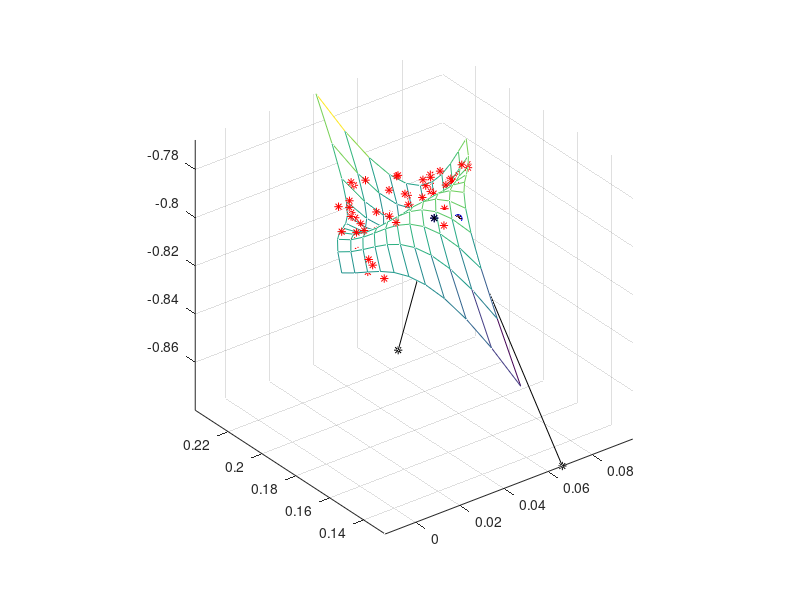

Reproduce this figure in MATLAB.
% surfD.m









% start
hold off;
del = 0.1; 









countX = 11;
countY = 11;
x = [0.007873102875208315,0.010971790082773006,0.014635521988228532,0.018669689873665945,0.022879685021176287,0.027070898712850594,0.03104872223077993,0.03461854685705532,0.037585763873767844,0.03975576456300851,0.040933940206868386,0.011162813303028856,0.014245624345904252,0.017952113522383423,0.022087672114557436,0.026457691404517328,0.030867562674354143,0.03512267720615894,0.03902842628202274,0.04239020118403663,0.04501339319429161,0.04670339359487876,0.014388112213194772,0.01738984510540641,0.02107388956693479,0.025245636879870956,0.029710478326305953,0.03427380518833083,0.03874100874803664,0.04291748028751441,0.04660861108885521,0.049619792434150066,0.05175641560549003,0.017635772308628624,0.020491225064202066,0.024087622824805196,0.02823035687252907,0.03272481848946473,0.03737639895770322,0.04199048955933559,0.046372481576452886,0.05032776629114616,0.05366173498550644,0.05617977894162479,0.020992566292252976,0.023636536925213773,0.027080085998917213,0.031128604795454345,0.03558748459691622,0.04026211668539388,0.044957892342978374,0.04948020285176074,0.05363443949383204,0.0572259935512833,0.060060256306205574,0.024545266866990392,0.0269125533913641,0.030138051792193404,0.034027153351569354,0.038385249351582995,0.043017731074325376,0.04772998980188754,0.052327416816360536,0.05661540339983541,0.0603993408344032,0.06348462040215497,0.028380646735763446,0.030406047165575614,0.03334829290755634,0.037012775243796654,0.04120488545638762,0.04573001482742027,0.05039355463898566,0.055000896173174836,0.05935743071207884,0.06326854953778872,0.06653964393239553,0.0325854786014947,0.03420379095077088,0.03679758204792857,0.04017224317505881,0.04413316561425265,0.04848574064760113,0.05303535955719531,0.05758741362512621,0.06194729413348491,0.06592039236436242,0.06931209959984982,0.037246535167106715,0.038392557449872466,0.04057269191623268,0.0435923298482784,0.047256862528100664,0.051371681237790526,0.05574217725943903,0.06017374187513723,0.06447176636697616,0.06844164201704687,0.07188876010744041,0.04245058913552206,0.043059119365802936,0.04476039521539123,0.047359807966377974,0.050662748900854225,0.05447460930091102,0.05860078044863942,0.06284665362613046,0.06701762011547518,0.07091907119876464,0.07435639815808989,0.048284413209663306,0.04829024940148486,0.04944746464832678,0.05156145023228011,0.05443759743543589,0.057881297539885176,0.06169794182771901,0.06569292158102844,0.06967162808190452,0.07343945261243828,0.07680178645472077];
y = [0.18112821809952187,0.1874637250747648,0.19242248490200387,0.19647866714403278,0.20010644136364542,0.2037799771236355,0.20797344398679685,0.21316101151592326,0.21981684927380854,0.22841512682324647,0.23943001372703085,0.1776547509389825,0.18402894063178538,0.18888352117699952,0.19269266213741876,0.19593053307583685,0.19907130355504765,0.2025891431378449,0.20695822138702238,0.21265270786537394,0.2201467721356933,0.22991458376077434,0.17433822423565054,0.18090996310130367,0.18581923081978324,0.18954019695388313,0.19254703106639706,0.19531390272011884,0.1983149814778423,0.2020244369023612,0.20691643855646932,0.2134651560029605,0.2221447588046285,0.17096721388145253,0.1778953683752462,0.18301818972228157,0.18680984748535237,0.18974451122725244,0.1922963505107756,0.19493953489871557,0.1981482339538662,0.20239661723902125,0.20815885431697453,0.21590911475051983,0.1673302957683149,0.17477373234553947,0.1802689737764209,0.18429018962375301,0.18731154945032957,0.18980722281894435,0.1922513792923912,0.19511818843346387,0.19888181980495617,0.2040164429696619,0.21099622749037483,0.16321604578816418,0.17133363090410997,0.17736015887412782,0.18176979926101153,0.18503672162755488,0.18763509553655167,0.19003909055079568,0.19272287623308074,0.19616062214620061,0.2008264978529491,0.20719467291611995,0.15841303983292687,0.1673636399428842,0.17408032090732878,0.17903725228905443,0.1827086036508549,0.185568544555524,0.18809124456585552,0.19075087324464327,0.19402160015468103,0.1983775948587626,0.20429302691968176,0.15270985379452945,0.16265233535378865,0.1702180357679503,0.1758811245998082,0.18011577141215612,0.18339614576778784,0.18619641722949723,0.18899075536007798,0.19225332972232398,0.19645830987902896,0.20207986539298672,0.14589506356489843,0.15698829302874984,0.16556187934791886,0.17208999208519932,0.17704680080338503,0.18090647506526975,0.18414318443364724,0.18723109847131136,0.1906443867410559,0.1948572188056746,0.2003437642279613,0.1377572450359603,0.1501600888596942,0.15990042753916095,0.16745243063715431,0.1732902677164681,0.17788810833989613,0.18172012207023214,0.1852604784702699,0.18898334710280332,0.19336289753062608,0.19887329931653203,0.12808497409964154,0.1419562987385483,0.1530222562336031,0.16175701614759969,0.1686347480433319,0.1741296214835935,0.17871580603117834,0.18286747124888014,0.18705878669949272,0.19176392194580988,0.1974570465506254];
z = [-0.803820347142879,-0.7990791916343619,-0.7974286371341995,-0.7978042405955866,-0.799141558971718,-0.8003761492157887,-0.8004435682809933,-0.7982793731205269,-0.7928191206875842,-0.78299836793536,-0.7677526718170493,-0.8034024627754243,-0.7985744700825558,-0.7971577832134559,-0.7980879591213196,-0.8003005547593416,-0.8027311270807168,-0.80431523303864,-0.8039884295863062,-0.8006862736769101,-0.7933443222636467,-0.7808981322997107,-0.8026322694629319,-0.7973608070496461,-0.795821355275543,-0.7969494710938174,-0.7996807114576642,-0.8029506333202782,-0.8056947936348542,-0.8068487493545872,-0.805348057432672,-0.8001282748223033,-0.7901249584766762,-0.8019843841766808,-0.7959128195069118,-0.7938939702917397,-0.794863393484359,-0.7977566460379647,-0.8015092849057517,-0.8050568670409147,-0.8073349493966487,-0.8072790889261485,-0.8038248425826089,-0.7959077673192249,-0.8019334238879497,-0.7947051244256319,-0.7918502452333248,-0.7923043432642233,-0.7950029754715221,-0.7988816988084162,-0.8028760702281005,-0.8059216466837696,-0.8069539851286186,-0.8049086425158423,-0.7987211757986354,-0.8029540055680177,-0.7942123387770851,-0.7901647970715773,-0.789746937404689,-0.7918943167296153,-0.7955424919995507,-0.7996270201676903,-0.8030834581872288,-0.8048473630113612,-0.8038542915932823,-0.7990398008861869,-0.8055207461881634,-0.7949090795325504,-0.789312242777776,-0.7876657928770353,-0.788905286783523,-0.791966281450434,-0.7957843338309631,-0.7992950008783052,-0.8014338395456552,-0.8011364067862078,-0.797338259553158,-0.810108262719666,-0.7972699636633065,-0.7897671993231998,-0.7865355266525408,-0.7865105026045242,-0.788627684132345,-0.7918226281891978,-0.7950308917282777,-0.7971880317027794,-0.7972296050658978,-0.7940911687708277,-0.8171911721338041,-0.8017696081406325,-0.7920042836791277,-0.7868307557024845,-0.7851845811638978,-0.7860013170165624,-0.7882165202136732,-0.790765747708425,-0.7925845564540127,-0.7926085034036311,-0.7897731455104751,-0.8272440914018567,-0.8088826299358072,-0.7964981128168384,-0.7890260969981453,-0.7854021394329227,-0.7845617970743654,-0.7854406268756683,-0.7869741857900262,-0.788098030770634,-0.7877477187706866,-0.7848588067433787,-0.8407416374951028,-0.8190836460201094,-0.8037233037076109,-0.793596167510802,-0.7876377943828776,-0.7847837412770327,-0.7839695651464618,-0.7841308229443601,-0.7842030716239222,-0.7831218681383432,-0.7798227694408176];
px = [0.02124801786224007,0.015923437499191447,0.01673020377739181,0.019348855186207204,0.02119660266718945,0.0167225060808138,0.02282759912129795,0.02661281360243261,0.027092732861321585,0.02564360377166057,0.01682050011911906,0.01651863551785961,0.0298864979055139,0.03532885003408687,0.042979924135992095,0.03237082431116576,0.04355724595095435,0.04218375636618939,0.03240101723268658,0.0387401697709016,0.05006045882497317,0.051187327741865324,0.053187656169692225,0.047526182460327554,0.048135547296703565,0.0510744320114202,0.056235730728507315,0.05687494495568226,0.05780326315162113,0.06121435999899104,0.060035787889923434,0.03241692543414097,0.04764087258566553,0.014833249953977688,0.018999705743084117,0.027616169905216918,0.02634522781060142,0.020845156197234014,0.021306397035247036,0.02867741865843524,0.025782777493976075,0.02327912253547685,0.025730532852278727,0.03706032636400436,0.03215775772855007,0.038854107526755,0.03778495409750901,0.032970156329490394,0.04649643296745396,0.04587173041174208,0.04242553891723216,0.04270966362473187,0.04528698235798752,0.03987061667242476,0.04330560456988526,0.044266330021591235,0.034538560588820134,0.03843243938459595,0.03155014884913899,0.04659134237379249,0.0326206335088525,0.036930176462231235,0.048676002591952136,0.052662974715628225,0.051630503999585076,0.05335499541701185,0.053779936757386224,0.05506548966527301,0.057490940695061506,0.05902275851646063,0.05510254198429514,0.0573123064243273,0.05494022862131537,0.06125655701352982,0.05058656835306717,0.05167233232018858,0.0604570080225673,0.057336057980161566,0.048940263002352546,0.049062561054778964,0.05792052525043749,0.05576287284069294,0.05672791006153477,0.055678810018468194,0.041520175722729764,0.06603784871817066,0.069367832724488,0.06381217306352374,0.06419313118979231,0.06412837193674249,0.06618650903418281,0.06632590052118885,0.06668794161509732,0.06927779667290475,0.06345056802409699,0.06899454175537675,0.06818140037683489,0.07246361637000012,0.06413326292573873,0.06641013197670759];
py = [0.17345380265707167,0.17334876500935187,0.1767422347358849,0.1873004148854765,0.18309261254647133,0.18304906836334855,0.18368674102367752,0.1749433730775672,0.18024570315720667,0.18534699370753058,0.17957356891329113,0.18369295553740553,0.1777150060170557,0.16968034632108725,0.16651565866856746,0.18599907343801586,0.18385869033512567,0.1834648588710674,0.1792008687404082,0.17895702744529865,0.16742061106496017,0.18373918899942351,0.17965210223082703,0.17213567054004109,0.18563958580412718,0.1831681329262402,0.18331624749870362,0.18354220394154772,0.18466360290832495,0.18155606129357768,0.1839214758685932,0.18515197015913307,0.18046209094787158,0.19021885360224997,0.18801267451581488,0.19521168088097793,0.19020719471473205,0.19250628344454096,0.19421489459111238,0.20259152463255548,0.20636687079659596,0.1956660414860331,0.19035909248739105,0.18952337403095196,0.19189876088047836,0.18976983075451026,0.20173690453457518,0.2026623574096758,0.19018107623292282,0.19422225109399188,0.1928688315830745,0.19707181537098784,0.19873036848380424,0.20235095336919212,0.1991240933307674,0.19120860674670173,0.20770634818615724,0.2061173817849252,0.20402305654778835,0.2070707354264978,0.20880962759424807,0.21179855880280654,0.1950489771603484,0.18918017645458313,0.19235233118627526,0.19832542110888135,0.2016228920966852,0.19514110830139805,0.1898495600866123,0.19025238351370743,0.1983305369278687,0.20191006006512838,0.20114837754687048,0.20110341352531017,0.18922958352372554,0.19086713113593368,0.18809462224507256,0.18750736461023673,0.20476385231183566,0.20646301445250112,0.20681595969659594,0.20749532845017019,0.20577669104155522,0.21098135851155683,0.19175133301621844,0.18671932521663162,0.18667874561487674,0.19406947140022188,0.20044848612637983,0.20188025902215245,0.20296745754033993,0.19173006281110688,0.19332790076920706,0.19212808727860775,0.18811564743637038,0.18987745455227065,0.19607141998163682,0.19105504803978035,0.20482927972348877,0.20510632492415654];
pz = [-0.8073555741248478,-0.7998768793092998,-0.7993555361013308,-0.8054315480967453,-0.8089794489901486,-0.7987229190409195,-0.8022203324108325,-0.8000392909239001,-0.7990609503692256,-0.7990130415781488,-0.7886552850569567,-0.7912403993798707,-0.7890868078326481,-0.7994302283995441,-0.7897954037028275,-0.8010387364902068,-0.8111969908212899,-0.8005405432031641,-0.7931032619181669,-0.7908765972358465,-0.7898435118121466,-0.803324069370005,-0.7913412139501338,-0.7869900880522256,-0.7813765233988821,-0.78702102532966,-0.7909548261568524,-0.7905070495252269,-0.7865204486634676,-0.7867335636426165,-0.7887877501402971,-0.7799436727182942,-0.777810161031491,-0.7933054222000405,-0.7977407746052106,-0.8081324614605719,-0.8029155983200091,-0.7901574503340946,-0.7873344717563153,-0.7959471645097527,-0.7941922713765328,-0.77828650860802,-0.7758337178976147,-0.8112689407497747,-0.7996519074857504,-0.8008965451405085,-0.8111985551500344,-0.802088195584409,-0.8054168464164075,-0.8073724295000271,-0.8046046721336108,-0.80563838280544,-0.8113187820317359,-0.7994857041978597,-0.8010070444842652,-0.7884358904464573,-0.8057543479330299,-0.8099231256624995,-0.79972243488864,-0.8057658965572329,-0.7952652210471763,-0.7917258894253748,-0.8071977370483331,-0.8090167800558246,-0.8018130071868728,-0.8007392907972106,-0.8010540246229266,-0.8078418402159929,-0.8020523578892166,-0.7984530448517687,-0.8081727934413485,-0.8091685774004664,-0.8067203310875647,-0.8066327100736399,-0.7912471767679218,-0.7967440488045181,-0.7929443567207949,-0.7818735323520488,-0.8094065388882715,-0.8057277495686834,-0.8052298882988546,-0.8069722336008485,-0.800086191889877,-0.794119927360309,-0.7800175354306733,-0.7906610321855131,-0.7842912966437741,-0.7989076766640121,-0.8043987998518611,-0.7992761030879528,-0.7986039805444675,-0.7918369780312509,-0.7909836366479531,-0.7898847095914976,-0.7886564042209687,-0.7844212686267159,-0.7933453418849158,-0.7859476847020872,-0.798225319061496,-0.7946122399186247];

% original point 
ox =0.05006045882497319;
oy =0.1674206110649602;
oz =-0.7898435118121465;
% projected point 
fx =0.04164411400980272;
fy =0.17050861569873357;
fz =-0.7880840320768773;
% local plane normal 
nx =0.16472470311520077;
ny =-0.40135632820937706;
nz =-0.9009877191115845;

% surface normal 
sx =0.21161965016493706;
sy =0.48869031672080954;
sz =-0.8464035077948253;
curvature = 122.17446121099019;



















tx = reshape(x, countX,countY);
ty = reshape(y, countX,countY);
tz = reshape(z, countX,countY);

mesh(tx, ty, tz);

hold on;
% neighborhood points
plot3(px,py,pz, 'r*');
% original point
plot3(ox,oy,oz, 'bo');
% projected point
plot3(fx,fy,fz, 'b*');


% normal
plot3([ox,ox+del*nx],[oy,oy+del*ny],[oz,oz+del*nz], 'k-*');
plot3([fx,fx+del*sx],[fy,fy+del*sy],[fz,fz+del*sz], 'k-*');





axis equal;































%

% ...
